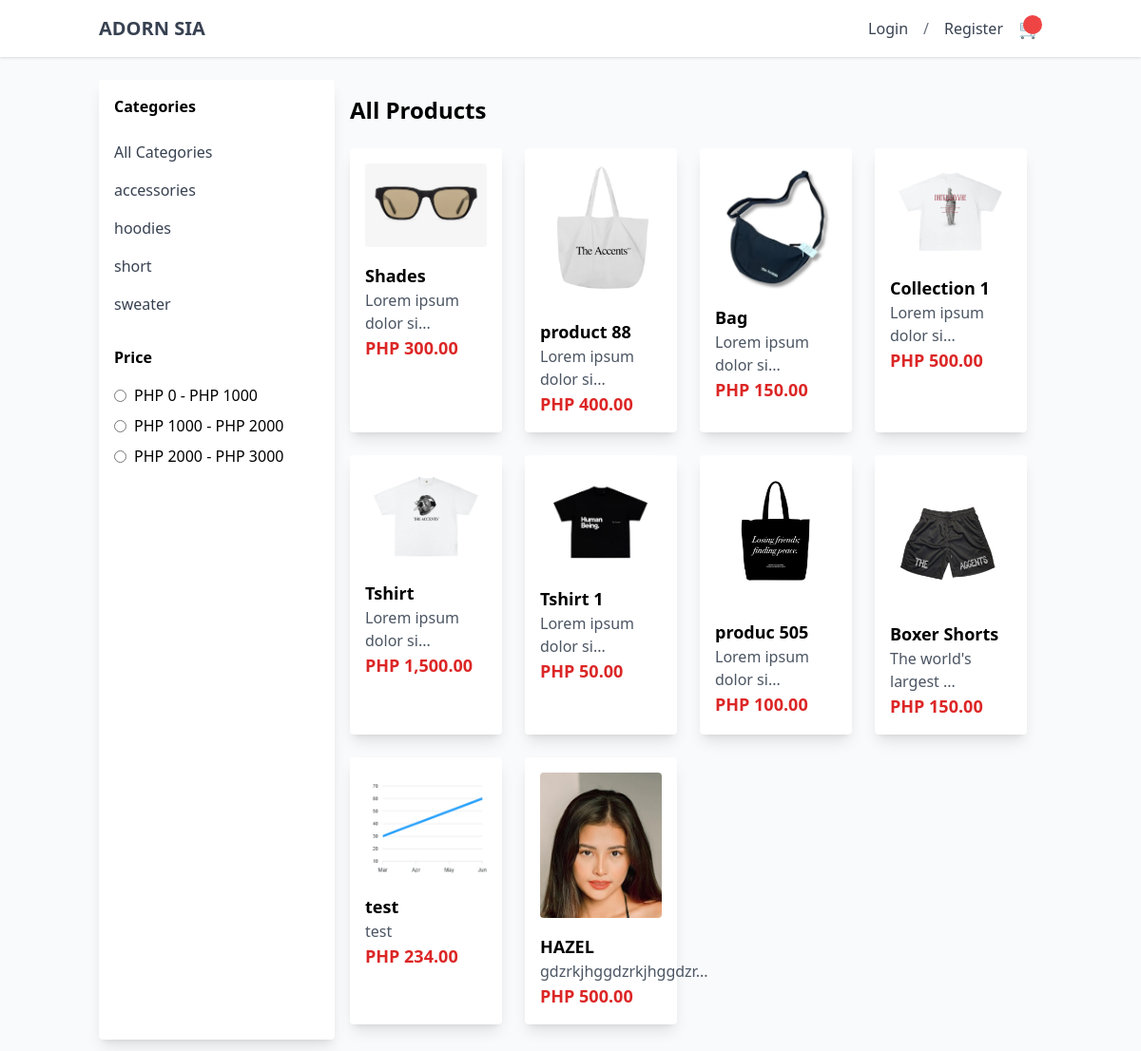
Before: /customer/index.php with the older database file.
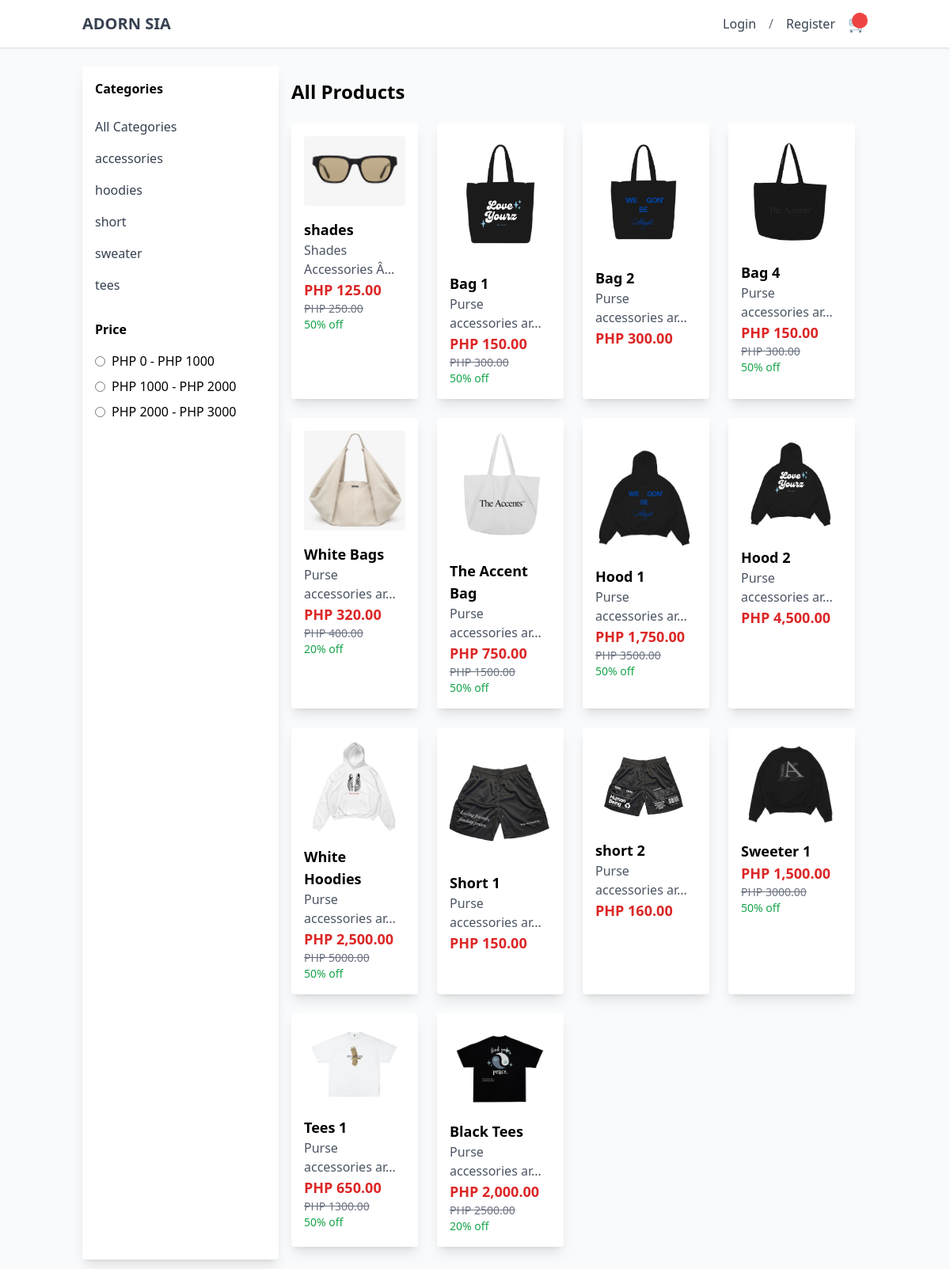
After: the same page with the newer database file.
### tables this page shows
CREATE TABLE `category` (
  `category_id` int(11) NOT NULL,
  `category_name` varchar(60) NOT NULL,
  `category_description` text NOT NULL,
  `status` int(11) NOT NULL DEFAULT 1 COMMENT '0=InActive 1=Active'
);

CREATE TABLE `product` (
  `prod_id` int(11) NOT NULL,
  `prod_code` varchar(60) NOT NULL,
  `prod_name` varchar(60) NOT NULL,
  `prod_currprice` decimal(10,2) NOT NULL,
  `prod_category_id` int(11) NOT NULL,
  `prod_critical` int(11) NOT NULL,
  `prod_description` text NOT NULL,
  `prod_promo_id` int(11) DEFAULT NULL,
  `prod_image` varchar(255) NOT NULL,
  `prod_added` datetime NOT NULL,
  `prod_status` int(11) NOT NULL DEFAULT 1 COMMENT '0=Not Active,\r\n1=Active,\r\n3=Archive',
  `product_stocks` int(11) NOT NULL
);

CREATE TABLE `promo` (
  `promo_id` int(11) NOT NULL,
  `promo_name` varchar(60) NOT NULL,
  `promo_description` text NOT NULL,
  `promo_rate` float NOT NULL,
  `promo_status` int(11) NOT NULL DEFAULT 1,
  `promo_expiration` date NOT NULL
);

### customer/backend/db.php (called while the page is built, shortened)
<?php
class db_connect
{
    public $host = db_host;
    public $user = db_user;
    public $pass = db_pass;
    public $name = db_name;
    public function connect()
    {
        try {
            $this->conn = new mysqli($this->host, $this->user, $this->pass, $this->name);
        } catch (\Throwable $th) {
            header("Location:setup.php");
        }
    }
}

### customer/backend/class.php (called while the page is built, shortened)
<?php
include ('db.php');
class global_class extends db_connect
{
    public function fetch_all_product() {
        $query = $this->conn->prepare("
            SELECT
                product.*,
                category.*,
                promo.*,
                CASE
                    WHEN promo.promo_expiration < NOW() THEN NULL
                    ELSE product.prod_promo_id
                END AS prod_promo_id
            FROM product
            LEFT JOIN category
                ON product.prod_category_id = category.category_id
            LEFT JOIN promo
                ON promo.promo_id = product.prod_promo_id
        ");
        if ($query->execute()) {
            $result = $query->get_result();
            return $result;
        }
    }
    public function fetch_all_categories(){
        $query = $this->conn->prepare("SELECT *
        FROM category where status='1'"
    );
        if ($query->execute()) {
            $result = $query->get_result();
            return $result;
        }
    }
}

### customer/backend/end-points/list_product.php (the view)
<h1 class="text-2xl font-semibold mb-6">All Products</h1>
<div class="grid grid-cols-2 md:grid-cols-3 lg:grid-cols-4 gap-6" id="product-grid">
    <?php
    $fetch_all_product = $db->fetch_all_product();
    foreach ($fetch_all_product as $product):
        $promo_rate_percentage = $product['promo_rate'] * 100;
        $discount_amount = $product['prod_currprice'] * $product['promo_rate'];
        $discounted_price = $product['prod_currprice'] - $discount_amount;
    ?>
    <div class="bg-white p-4 rounded shadow-lg transition-transform transform hover:scale-105 hover:shadow-2xl product-card" data-category-id="<?=$product['prod_category_id']?>" data-price="<?=$product['prod_currprice']?>">
        <a href="view_product.php?product_id=<?=$product['prod_id']?>&&category=<?=$category['category_name']?>&&prod_name=<?=$product['prod_name']?>">
            <img src="../upload/<?=$product['prod_image']?>" alt="Product Image" class="w-full rounded mb-4 transition-transform hover:scale-105">
            <h2 class="font-semibold text-lg transition-colors hover:text-blue-500"><?=$product['prod_name']?></h2>
            <p class="text-gray-600 transition-colors hover:text-gray-800"><?= substr($product['prod_description'], 0, 20) . (strlen($product['prod_description']) > 20 ? '...' : '') ?></p>
            <?php if ($product['prod_promo_id']): ?>
                <p class="text-lg font-bold text-red-600">PHP <?=number_format($discounted_price, 2);?></p>
                <p class="text-sm text-gray-500 line-through">PHP <?=$product['prod_currprice']?></p>
                <p class="text-sm text-green-600"><?=$promo_rate_percentage?>% off</p>
            <?php else: ?>
                <p class="text-lg font-bold text-red-600">PHP <?=number_format($product['prod_currprice'], 2);?></p>
            <?php endif; ?>
        </a>
    </div>
    <?php endforeach; ?>
</div>

### customer/index.php (shortened to what the changed rows need)
<?php
include "component/header.php";
include('backend/class.php');
$db = new global_class();
?>
<div class="container mx-auto px-4 py-6 flex">
    <aside class="w-1/4 p-4 bg-white rounded shadow-lg">
        <h2 class="font-semibold mb-4">Categories</h2>
        <ul id="category-list">
            <?php
            $categories = $db->fetch_all_categories();
            foreach ($categories as $category):
                echo '
                    <li>
                        <a href="#" class="block py-2 text-gray-700 hover:bg-gray-200 hover:text-gray-900 transition-colors duration-300 category-filter" data-category-id="'.$category['category_id'].'">
                        '.$category['category_name'].'
                        </a>
                    </li>';
            endforeach;
            ?>
        </ul>
        <h2 class="font-semibold mt-6 mb-4">Price</h2>
    </aside>
    <main class="w-3/4 p-4">
        <?php   include "backend/end-points/list_product.php";  ?>
    </main>
</div>
<?php include "component/footer.php"; ?>

Changed rows visible on the page:
removed product: prod_image (picture), prod_name "Shades", prod_description "Lorem ipsum dolor si", prod_currprice "300.00"
removed product: prod_image (picture), prod_name "product 88", prod_description "Lorem ipsum dolor si", prod_currprice "400.00"
removed product: prod_image (picture), prod_name "Bag", prod_description "Lorem ipsum dolor si", prod_currprice "150.00"
removed product: prod_image (picture), prod_name "Collection 1", prod_description "Lorem ipsum dolor si", prod_currprice "500.00"
removed product: prod_image (picture), prod_name "Tshirt", prod_description "Lorem ipsum dolor si", prod_currprice "1,500.00"
removed product: prod_image (picture), prod_name "Tshirt 1", prod_description "Lorem ipsum dolor si", prod_currprice "50.00"
removed product: prod_image (picture), prod_name "produc 505", prod_description "Lorem ipsum dolor si", prod_currprice "100.00"
removed product: prod_image (picture), prod_name "Boxer Shorts", prod_description "The world's largest", prod_currprice "150.00"
removed product: prod_image (picture), prod_name "test", prod_description "test", prod_currprice "234.00"
removed product: prod_image (picture), prod_name "HAZEL", prod_description "gdzrkjhggdzrkjhggdzr", prod_currprice "500.00"
added category: category_name "tees"
added product: prod_image (picture), prod_name "shades", prod_description "Shades Accessories Â", prod_currprice.promo_rate "125.00", prod_currprice "250.00", promo.promo_rate "50"
added product: prod_image (picture), prod_name "Bag 1", prod_description "Purse accessories ar", prod_currprice.promo_rate "150.00", prod_currprice "300.00", promo.promo_rate "50"
added product: prod_image (picture), prod_name "Bag 2", prod_description "Purse accessories ar", prod_currprice "300.00"
added product: prod_image (picture), prod_name "Bag 4", prod_description "Purse accessories ar", prod_currprice.promo_rate "150.00", prod_currprice "300.00", promo.promo_rate "50"
added product: prod_image (picture), prod_name "White Bags", prod_description "Purse accessories ar", prod_currprice.promo_rate "320.00", prod_currprice "400.00", promo.promo_rate "20"
added product: prod_image (picture), prod_name "The Accent Bag", prod_description "Purse accessories ar", prod_currprice.promo_rate "750.00", prod_currprice "1500.00", promo.promo_rate "50"
added product: prod_image (picture), prod_name "Hood 1", prod_description "Purse accessories ar", prod_currprice.promo_rate "1,750.00", prod_currprice "3500.00", promo.promo_rate "50"
added product: prod_image (picture), prod_name "Hood 2", prod_description "Purse accessories ar", prod_currprice "4,500.00"
added product: prod_image (picture), prod_name "White Hoodies", prod_description "Purse accessories ar", prod_currprice.promo_rate "2,500.00", prod_currprice "5000.00", promo.promo_rate "50"
added product: prod_image (picture), prod_name "Short 1", prod_description "Purse accessories ar", prod_currprice "150.00"
added product: prod_image (picture), prod_name "short 2", prod_description "Purse accessories ar", prod_currprice "160.00"
added product: prod_image (picture), prod_name "Sweeter 1", prod_currprice.promo_rate "1,500.00", prod_currprice "3000.00", promo.promo_rate "50"
added product: prod_image (picture), prod_name "Tees 1", prod_description "Purse accessories ar", prod_currprice.promo_rate "650.00", prod_currprice "1300.00", promo.promo_rate "50"
added product: prod_image (picture), prod_name "Black Tees", prod_description "Purse accessories ar", prod_currprice.promo_rate "2,000.00", prod_currprice "2500.00", promo.promo_rate "20"
